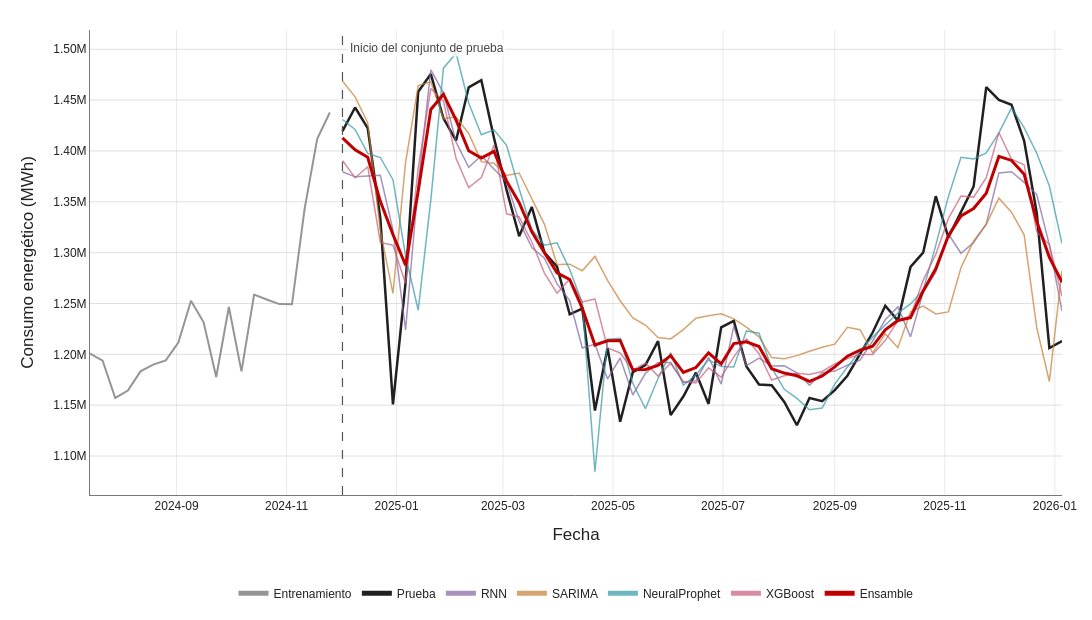

Notebook source saved alongside this figure:
### Code cell
# %% [markdown]
# ### Gráfica de predicciones individuales y predicción combinada

# %%
import pandas as pd
import plotly.graph_objects as go

# ============================================================
# 1. Preparación de datos
# ============================================================

# asegurar formato datetime
df_data_close["Date"] = pd.to_datetime(df_data_close["Date"])
data_preds["Date"] = pd.to_datetime(data_preds["Date"])

# ordenar cronológicamente
df_data_close = (
    df_data_close
    .sort_values("Date")
    .reset_index(drop=True)
)

data_preds = (
    data_preds
    .sort_values("Date")
    .reset_index(drop=True)
)

# validar que existan las columnas necesarias
columnas_requeridas = [
    "Date",
    "original",
    "Pred_RNN",
    "Pred_SARIMA",
    "Pred_neuralprophet",
    "Pred_xgboost",
    "pred_ensemble"
]

columnas_faltantes = [
    col for col in columnas_requeridas
    if col not in data_preds.columns
]

if columnas_faltantes:
    raise ValueError(
        f"Faltan las siguientes columnas en data_preds: "
        f"{columnas_faltantes}"
    )

# primera fecha del conjunto de prueba
split = data_preds["Date"].min()

# cantidad de observaciones anteriores al test
# que se desean mostrar en la gráfica
n_train_plot = 20

# últimas observaciones del entrenamiento
train_plot = (
    df_data_close[
        df_data_close["Date"] < split
    ]
    .sort_values("Date")
    .tail(n_train_plot)
    .copy()
)

# ============================================================
# 2. Creación de la figura
# ============================================================

fig = go.Figure()

# ----------------------------
# Entrenamiento
# ----------------------------
fig.add_trace(
    go.Scatter(
        x=train_plot["Date"],
        y=train_plot["original"],
        mode="lines",
        name="Entrenamiento",
        line=dict(
            color="#8A8A8A",
            width=2
        ),
        opacity=0.9
    )
)

# ----------------------------
# Valores reales - Test
# ----------------------------
fig.add_trace(
    go.Scatter(
        x=data_preds["Date"],
        y=data_preds["original"],
        mode="lines",
        name="Prueba",
        line=dict(
            color="#202020",
            width=2.5
        ),
        opacity=1
    )
)

# ----------------------------
# Predicción RNN
# ----------------------------
fig.add_trace(
    go.Scatter(
        x=data_preds["Date"],
        y=data_preds["Pred_RNN"],
        mode="lines",
        name="RNN",
        line=dict(
            color="#8064A2",
            width=1.5
        ),
        opacity=0.7
    )
)

# ----------------------------
# Predicción SARIMA
# ----------------------------
fig.add_trace(
    go.Scatter(
        x=data_preds["Date"],
        y=data_preds["Pred_SARIMA"],
        mode="lines",
        name="SARIMA",
        line=dict(
            color="#C77C32",
            width=1.5
        ),
        opacity=0.7
    )
)

# ----------------------------
# Predicción NeuralProphet
# ----------------------------
fig.add_trace(
    go.Scatter(
        x=data_preds["Date"],
        y=data_preds["Pred_neuralprophet"],
        mode="lines",
        name="NeuralProphet",
        line=dict(
            color="#3297A8",
            width=1.5
        ),
        opacity=0.7
    )
)

# ----------------------------
# Predicción XGBoost
# ----------------------------
fig.add_trace(
    go.Scatter(
        x=data_preds["Date"],
        y=data_preds["Pred_xgboost"],
        mode="lines",
        name="XGBoost",
        line=dict(
            color="#C75C7A",
            width=1.5
        ),
        opacity=0.7
    )
)

# ----------------------------
# Predicción combinada
# ----------------------------
fig.add_trace(
    go.Scatter(
        x=data_preds["Date"],
        y=data_preds["pred_ensemble"],
        mode="lines",
        name="Ensamble",
        line=dict(
            color="#C00000",
            width=3
        ),
        opacity=1
    )
)

# ============================================================
# 3. Separación Train / Test
# ============================================================

fig.add_vline(
    x=split,
    line_color="#555555",
    line_width=1.2,
    line_dash="dash"
)

fig.add_annotation(
    x=split,
    y=0.98,
    yref="paper",
    text="Inicio del conjunto de prueba",
    showarrow=False,
    xanchor="left",
    yanchor="top",
    xshift=6,
    font=dict(
        size=12,
        color="#444444"
    ),
    bgcolor="rgba(255,255,255,0.8)"
)

# ============================================================
# 4. Formato general
# ============================================================

fig.update_layout(
    width=1100,
    height=620,

    title=None,

    plot_bgcolor="white",
    paper_bgcolor="white",

    font=dict(
        family="Arial",
        size=14,
        color="#222222"
    ),

    legend=dict(
        orientation="h",
        yanchor="top",
        y=-0.18,
        xanchor="center",
        x=0.5,
        font=dict(size=12),
        title_text="",
        itemsizing="constant"
    ),

    margin=dict(
        l=90,
        r=30,
        t=30,
        b=120
    ),

    hovermode="x unified"
)

# ============================================================
# 5. Eje X
# ============================================================

fig.update_xaxes(
    title=dict(
        text="Fecha",
        font=dict(size=17)
    ),
    tickfont=dict(size=12),
    tickformat="%Y-%m",
    dtick="M2",
    showgrid=True,
    gridcolor="#E5E5E5",
    gridwidth=0.8,
    showline=True,
    linecolor="#777777",
    linewidth=1,
    automargin=True
)

# ============================================================
# 6. Eje Y
# ============================================================

fig.update_yaxes(
    title=dict(
        text="Consumo energético (MWh)",
        font=dict(size=17)
    ),
    tickfont=dict(size=12),
    tickformat=".3s",
    showgrid=True,
    gridcolor="#D9D9D9",
    gridwidth=0.8,
    showline=True,
    linecolor="#777777",
    linewidth=1,
    automargin=True
)

# ============================================================
# 7. Mostrar y exportar
# ============================================================

fig.show()

fig.write_image(
    "../../../data/preds_energy_models/images/predicciones_ensemble.png",
    width=1100,
    height=620,
    scale=3
)
